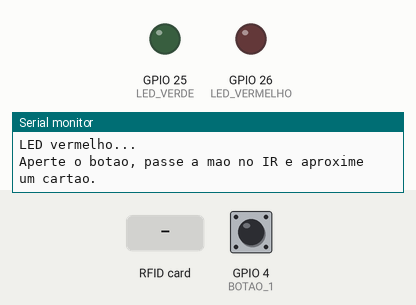
Simulated run of this sketch. Board: ESP32. On the bench: output pins drawn as LEDs (lit = HIGH), the last lines printed to the serial monitor. Wiring (inferred from the names in the program): IR receiver: data GPIO 34. Inputs (shaded band) come from the test bench; at power-on: GPIO 4 (BOTAO_1) HIGH.

Above: at 3.2 s.
3.3 s: GPIO 4 (BOTAO_1) pulled LOW for 0.15 s
At 3.52 s:
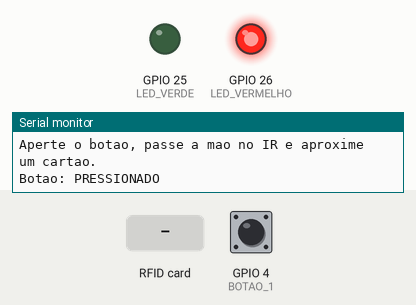
5.2 s: RFID card 33 7A 87 F7 held to the reader
At 5.8 s:
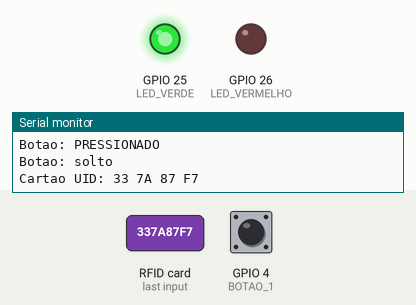
8.2 s: RFID card 43 A3 6F F5 held to the reader
At 9.5 s:
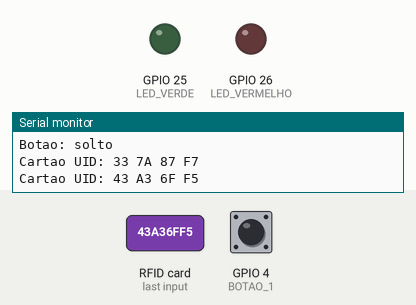
9.7 s: RFID card 5E 7A 19 C4 held to the reader
At 10.3 s:
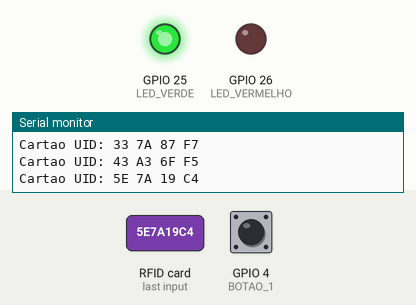
Timing chart, 0 to 12.2 s (numbered marks = the images above; inputs shaded):
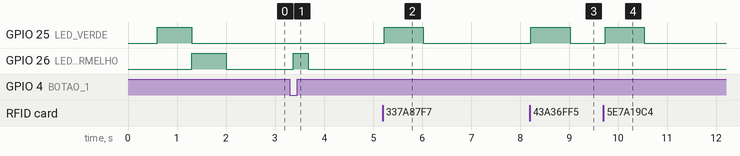

Measured:
- after the input at 3.3 s, GPIO 26 (LED_VERMELHO): LOW → HIGH after 0.07 s, → LOW 0.30 s later
- after the input at 5.2 s, GPIO 25 (LED_VERDE): LOW → HIGH at once, → LOW 0.80 s later
- after the input at 8.2 s, GPIO 25 (LED_VERDE): LOW → HIGH at once, → LOW 0.80 s later
- after the input at 9.7 s, GPIO 25 (LED_VERDE): LOW → HIGH at once, → LOW 0.80 s later

The sketch:

teste_hardware_gerado.ino
```cpp
// Gerado pelo compilador Tupã a partir de teste_hardware.tupa
// Dispositivo: teste_hardware
// Placa: ESP32-WROVER-DEV (conferido em bancada em 26/10/2026) (esp32:esp32:esp32wrover)
// Não edite à mão: altere o .tupa e gere de novo.
// Os comentários // [arquivo:linha] ligam cada bloco à linha do .tupa.

#include <SPI.h>
#include <MFRC522.h>

// ---- Pinos e tempos (vêm de compilador/placas/esp32_wrover.json) ----
#define LED_VERDE      25
#define LED_VERMELHO   26
#define BOTAO_1        4
#define NFC_SS         5
#define NFC_RST        22
#define IR_PIN         34
#define DEBOUNCE_MS    50

// ---- Estado dos botões (debounce por millis, sem delay) ----
int botao1_leitura = HIGH, botao1_estavel = HIGH;
unsigned long botao1_mudou = 0;

// ---- Estado do sensor IR (detecta a borda livre -> obstáculo) ----
int ir_anterior = HIGH;

MFRC522 leitorNFC(NFC_SS, NFC_RST);

struct Cartao {
  bool valido = false;
  String uid = "";
};

// UIDs autorizados (vêm da placa; os demais cartões ficam negados)
struct UidAutorizado { byte tamanho; byte bytes[10]; };
const UidAutorizado UIDS_AUTORIZADOS[] = {
  { 4, { 0x33, 0x7A, 0x87, 0xF7 } },  // 33 7A 87 F7
  { 4, { 0x43, 0xA3, 0x6F, 0xF5 } },  // 43 A3 6F F5
};
const int N_UIDS = sizeof(UIDS_AUTORIZADOS) / sizeof(UIDS_AUTORIZADOS[0]);

bool uidAutorizado(byte *uid, byte tamanho) {
  for (int i = 0; i < N_UIDS; i++) {
    if (UIDS_AUTORIZADOS[i].tamanho != tamanho) continue;
    if (memcmp(UIDS_AUTORIZADOS[i].bytes, uid, tamanho) == 0) return true;
  }
  return false;
}

// Uma tentativa de leitura. Sempre encerra a comunicação com o cartão.
bool nfcTentar(Cartao &c) {
  if (!leitorNFC.PICC_IsNewCardPresent() || !leitorNFC.PICC_ReadCardSerial()) return false;
  c.uid = "";
  for (byte i = 0; i < leitorNFC.uid.size; i++) {
    if (i > 0) c.uid += ' ';
    if (leitorNFC.uid.uidByte[i] < 0x10) c.uid += '0';
    c.uid += String(leitorNFC.uid.uidByte[i], HEX);
  }
  c.uid.toUpperCase();
  c.valido = uidAutorizado(leitorNFC.uid.uidByte, leitorNFC.uid.size);
  leitorNFC.PICC_HaltA();
  leitorNFC.PCD_StopCrypto1();
  return true;
}

void ledApagar()   { digitalWrite(LED_VERDE, LOW);  digitalWrite(LED_VERMELHO, LOW); }
void ledVerde()    { digitalWrite(LED_VERMELHO, LOW); digitalWrite(LED_VERDE, HIGH); }
void ledVermelho() { digitalWrite(LED_VERDE, LOW);  digitalWrite(LED_VERMELHO, HIGH); }

bool irDetectado() { return digitalRead(IR_PIN) == LOW; }

void setup() {
  Serial.begin(115200);
  delay(500);  // tempo para o Monitor Serial abrir
  pinMode(BOTAO_1, INPUT_PULLUP);
  pinMode(LED_VERDE, OUTPUT);
  pinMode(LED_VERMELHO, OUTPUT);
  ledApagar();  // LEDs começam apagados
  pinMode(IR_PIN, INPUT);
  SPI.begin(18, 19, 23, 5);  // SCK, MISO, MOSI, SS
  leitorNFC.PCD_Init();
  delay(50);
  byte versaoRC522 = leitorNFC.PCD_ReadRegister(MFRC522::VersionReg);
  Serial.printf("RC522 versao: 0x%02X -> %s\n", versaoRC522,
                (versaoRC522 == 0x00 || versaoRC522 == 0xFF)
                  ? "FALHA: confira SPI, RST e 3.3V" : "OK");
  // [teste_hardware.tupa:5] ao iniciar
  Serial.println("== Teste de hardware Tupa ==");
  Serial.println("LED verde...");
  ledVerde();
  delay(700);
  Serial.println("LED vermelho...");
  ledVermelho();
  delay(700);
  Serial.println("Aperte o botao, passe a mao no IR e aproxime um cartao.");
  ledApagar();  // LEDs apagam ao fim do evento
}

void loop() {
  // [teste_hardware.tupa:19] ao botao(1)
  {
    int leitura = digitalRead(BOTAO_1);
    if (leitura != botao1_leitura) { botao1_leitura = leitura; botao1_mudou = millis(); }
    if ((millis() - botao1_mudou) > DEBOUNCE_MS && leitura != botao1_estavel) {
      botao1_estavel = leitura;  // borda confirmada: dispara uma vez por aperto
      if (botao1_estavel == LOW) {
        Serial.println("Botao: PRESSIONADO");
        ledVermelho();
        delay(300);
        ledApagar();  // LEDs apagam ao fim do evento
      } else {
        Serial.println("Botao: solto");
      }
    }
  }
  // [teste_hardware.tupa:25] ao obstaculo (borda: livre -> obstáculo detectado)
  {
    int leitura = digitalRead(IR_PIN);
    if (leitura != ir_anterior) {
      ir_anterior = leitura;
      if (leitura == LOW) {
        Serial.println("IR: obstaculo detectado");
        ledApagar();  // LEDs apagam ao fim do evento
      } else {
        Serial.println("IR: livre");
      }
    }
  }
  // [teste_hardware.tupa:28] ao cartao (cartão novo lido; a variável 'cartao' existe no bloco)
  {
    Cartao cartao;
    if (nfcTentar(cartao)) {
      Serial.println((String("Cartao UID: ") + cartao.uid));
      ledVerde();
      delay(800);
      ledApagar();  // LEDs apagam ao fim do evento
    }
  }
  delay(10);
}
```
